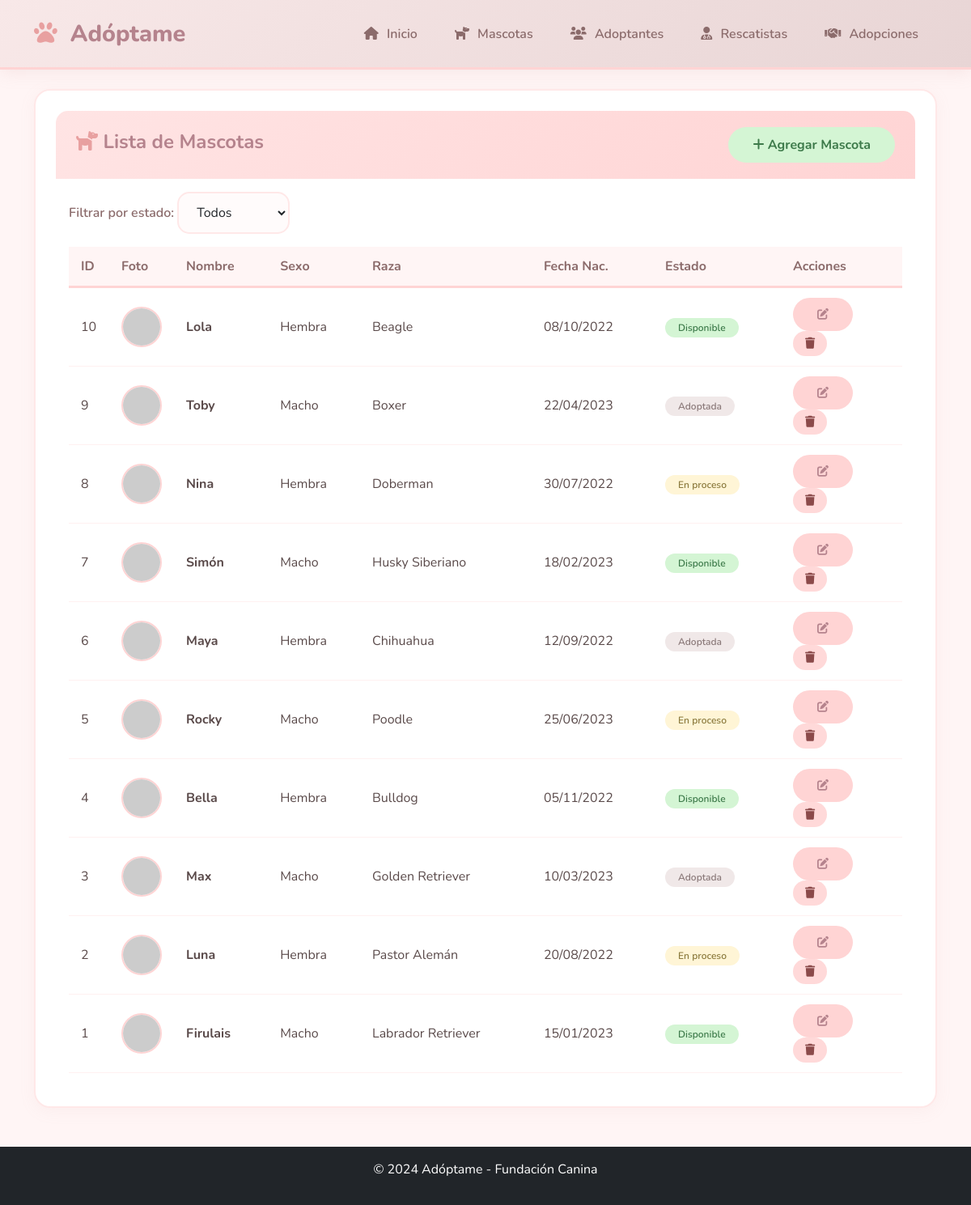
Page /mascotas.php on the committed database.
### tables this page shows
CREATE TABLE Mascota (
    id_mascota INT PRIMARY KEY AUTO_INCREMENT,
    nombre VARCHAR(50) NOT NULL,
    id_sexo INT,
    id_raza INT,
    fecha_nacimiento DATE,
    id_estado_adopcion INT,
    imagen VARCHAR(255) NULL,   
    FOREIGN KEY (id_sexo) REFERENCES Sexo(id_sexo),
    FOREIGN KEY (id_raza) REFERENCES Raza(id_raza),
    FOREIGN KEY (id_estado_adopcion) REFERENCES EstadoAdopcion(id_estado_adopcion)
);

CREATE TABLE Sexo (
    id_sexo INT PRIMARY KEY AUTO_INCREMENT,
    descripcion VARCHAR(20) NOT NULL
);

CREATE TABLE Raza (
    id_raza INT PRIMARY KEY AUTO_INCREMENT,
    descripcion VARCHAR(50) NOT NULL
);

CREATE TABLE EstadoAdopcion (
    id_estado_adopcion INT PRIMARY KEY AUTO_INCREMENT,
    descripcion VARCHAR(30) NOT NULL
);

### mascotas.php (the view, shortened to what this page needs)
<?php
include 'config.php';
include 'header.php';
?>
<div class="container mt-4">
    <div class="table-container">
        <div class="card-header d-flex justify-content-between align-items-center">
            <h4><i class="fas fa-dog" style="color: #E8A0A0;"></i> Lista de Mascotas</h4>
            <a href="mascota_agregar.php" class="btn btn-pastel-success">
                <i class="fas fa-plus"></i> Agregar Mascota
            </a>
        </div>
        <div class="p-3">
            <div class="mb-3">
                <label class="form-label">Filtrar por estado:</label>
                <select class="form-select w-auto d-inline-block" onchange="window.location.href='mascotas.php?estado='+this.value">
                    <option value="">Todos</option>
                </select>
            </div>
            <div class="table-responsive">
                <table class="table">
                    <thead>
                        <tr>
                            <th style="width: 50px;">ID</th>
                            <th style="width: 80px;">Foto</th>
                            <th>Nombre</th>
                            <th>Sexo</th>
                            <th>Raza</th>
                            <th>Fecha Nac.</th>
                            <th>Estado</th>
                            <th style="width: 150px;">Acciones</th>
                        </tr>
                    </thead>
                    <tbody>
                        <?php
                        $where = '';
                        $sql = "SELECT m.id_mascota, m.nombre, m.fecha_nacimiento, m.imagen,
                                       s.descripcion as sexo, r.descripcion as raza, e.descripcion as estado
                                FROM Mascota m
                                LEFT JOIN Sexo s ON m.id_sexo = s.id_sexo
                                LEFT JOIN Raza r ON m.id_raza = r.id_raza
                                LEFT JOIN EstadoAdopcion e ON m.id_estado_adopcion = e.id_estado_adopcion
                                $where
                                ORDER BY m.id_mascota DESC";
                        $result = $conexion->query($sql);
                        while($row = $result->fetch_assoc()):
                            $badge_class = $row['estado'] == 'Disponible' ? 'badge-pastel-success' :
                                          ($row['estado'] == 'En proceso' ? 'badge-pastel-warning' : 'badge-pastel-secondary');
                            $imagen = ($row['imagen'] && file_exists(UPLOAD_DIR . $row['imagen']))
                                    ? UPLOAD_DIR . $row['imagen']
                                    : 'https://ui-avatars.com/api/?name=' . urlencode($row['nombre']) . '&background=FFD4D4&color=8B5A6B&size=60';
                        ?>
                        <tr>
                            <td><?php echo $row['id_mascota']; ?></td>
                            <td>
                                <img src="<?php echo $imagen; ?>"
                                     alt="<?php echo $row['nombre']; ?>"
                                     style="width: 50px; height: 50px; object-fit: cover; border-radius: 50%; border: 2px solid #FFD4D4;">
                            </td>
                            <td><strong><?php echo $row['nombre']; ?></strong></td>
                            <td><?php echo $row['sexo'] ?: '—'; ?></td>
                            <td><?php echo $row['raza'] ?: '—'; ?></td>
                            <td><?php echo $row['fecha_nacimiento'] ? date('d/m/Y', strtotime($row['fecha_nacimiento'])) : '—'; ?></td>
                            <td>
                                <span class="badge <?php echo $badge_class; ?>">
                                    <?php echo $row['estado'] ?: 'Sin estado'; ?>
                                </span>
                            </td>
                            <td>
                                <a href="mascota_editar.php?id=<?php echo $row['id_mascota']; ?>"
                                   class="btn btn-sm btn-pastel-primary" title="Editar">
                                    <i class="fas fa-edit"></i>
                                </a>
                                <a href="mascotas.php?eliminar=<?php echo $row['id_mascota']; ?>"
                                   class="btn btn-sm btn-pastel-danger" title="Eliminar"
                                   onclick="return confirm('¿Estás seguro de eliminar esta mascota?')">
                                    <i class="fas fa-trash"></i>
                                </a>
                            </td>
                        </tr>
                        <?php endwhile; ?>
                    </tbody>
                </table>
            </div>
        </div>
    </div>
</div>
<?php include 'footer.php'; ?>

### header.php (shortened to what this page needs)
<!DOCTYPE html>
<html lang="es">
<head>
    <link href="https://cdn.jsdelivr.net/npm/bootstrap@5.3.0/dist/css/bootstrap.min.css" rel="stylesheet">
    <link href="https://cdnjs.cloudflare.com/ajax/libs/font-awesome/6.0.0/css/all.min.css" rel="stylesheet">
</head>
<body>
    <nav class="navbar navbar-expand-lg navbar-custom">
        <div class="container">
            <a class="navbar-brand" href="index.php">
                <i class="fas fa-paw"></i> Adóptame
            </a>
            <div class="collapse navbar-collapse" id="navbarNav">
                <ul class="navbar-nav ms-auto">
                    <li class="nav-item">
                        <a class="nav-link" href="index.php">
                            <i class="fas fa-home"></i> Inicio
                        </a>
                    </li>
                    <li class="nav-item">
                        <a class="nav-link" href="mascotas.php">
                            <i class="fas fa-dog"></i> Mascotas
                        </a>
                    </li>
                    <li class="nav-item">
                        <a class="nav-link" href="adoptantes.php">
                            <i class="fas fa-users"></i> Adoptantes
                        </a>
                    </li>
                    <li class="nav-item">
                        <a class="nav-link" href="rescatistas.php">
                            <i class="fas fa-user-md"></i> Rescatistas
                        </a>
                    </li>
                    <li class="nav-item">
                        <a class="nav-link" href="adopciones.php">
                            <i class="fas fa-handshake"></i> Adopciones
                        </a>
                    </li>
                </ul>
            </div>
        </div>
    </nav>
    <main>

### footer.php (shortened to what this page needs)
<footer class="bg-dark text-white text-center py-3 mt-5">
    <p>© 2024 Adóptame - Fundación Canina</p>
</footer>
</body>
</html>

### header.php (style rules this page uses)
* { font-family: 'Nunito', sans-serif; }
body { background: #FFF5F5; min-height: 100vh; }
.navbar-custom { background: linear-gradient(135deg, #F8E8E8 0%, #E8D5D5 100%); box-shadow: 0 4px 20px rgba(200, 150, 150, 0.15); padding: 15px 0; border-bottom: 3px solid #FFD4D4; }
.navbar-custom .navbar-brand { font-weight: 800; font-size: 1.8rem; color: #B5838D !important; transition: all 0.3s; }
.navbar-custom .navbar-brand i { color: #E8A0A0; margin-right: 8px; }
.navbar-custom .nav-link { font-weight: 600; color: #8B6B6B !important; padding: 8px 20px !important; border-radius: 25px; transition: all 0.3s; margin: 0 3px; }
.navbar-custom .nav-link i { margin-right: 6px; }
.table-container { background: white; border-radius: 20px; padding: 25px; box-shadow: 0 4px 20px rgba(200, 150, 150, 0.08); border: 2px solid #FFE8E8; }
.table-container .card-header { background: linear-gradient(135deg, #FFE4E4, #FFD4D4); border-radius: 15px 15px 0 0; padding: 20px 25px; border: none; }
.table-container .card-header h4 { color: #B5838D; font-weight: 700; }
.table { margin: 0; }
.table thead th { background: #FFF5F5; color: #8B6B6B; font-weight: 700; border-bottom: 3px solid #FFD4D4; padding: 12px 15px; }
.table tbody tr { transition: all 0.3s; border-bottom: 1px solid #FFF0F0; }
.table tbody td { padding: 12px 15px; color: #5A4A4A; vertical-align: middle; }
.badge-pastel-success { background: #D4F5D4; color: #3D7A4A; padding: 6px 16px; border-radius: 20px; font-weight: 600; }
.badge-pastel-warning { background: #FFF5D6; color: #8B7A3D; padding: 6px 16px; border-radius: 20px; font-weight: 600; }
.badge-pastel-secondary { background: #F0E8E8; color: #8B7A7A; padding: 6px 16px; border-radius: 20px; font-weight: 600; }
.btn-pastel-primary { background: #FFD4D4; color: #B5838D; border: none; border-radius: 25px; padding: 10px 30px; font-weight: 700; transition: all 0.3s; }
.btn-pastel-success { background: #D4F5D4; color: #3D7A4A; border: none; border-radius: 25px; padding: 10px 30px; font-weight: 700; transition: all 0.3s; }
.form-label { font-weight: 600; color: #8B6B6B; }
.form-control, .form-select { border-radius: 15px; border: 2px solid #FFE8E8; padding: 12px 18px; transition: all 0.3s; background: #FFFBFB; }
select.form-select { appearance: auto; }

### mascotas.php (style rules this page uses)
.btn-pastel-danger { background: #FFD9D9; color: #8B4A4A; border: none; border-radius: 20px; padding: 5px 15px; transition: all 0.3s; }

### rows in the picture
mascota: id_mascota "10", nombre "Lola", id_sexo.descripcion "Hembra", id_raza.descripcion "Beagle", fecha_nacimiento "08/10/2022", id_estado_adopcion.descripcion "Disponible"
mascota: id_mascota "9", nombre "Toby", id_sexo.descripcion "Macho", id_raza.descripcion "Boxer", fecha_nacimiento "22/04/2023", id_estado_adopcion.descripcion "Adoptada"
mascota: id_mascota "8", nombre "Nina", id_sexo.descripcion "Hembra", id_raza.descripcion "Doberman", fecha_nacimiento "30/07/2022", id_estado_adopcion.descripcion "En proceso"
mascota: id_mascota "7", nombre "Simón", id_sexo.descripcion "Macho", id_raza.descripcion "Husky Siberiano", fecha_nacimiento "18/02/2023", id_estado_adopcion.descripcion "Disponible"
mascota: id_mascota "6", nombre "Maya", id_sexo.descripcion "Hembra", id_raza.descripcion "Chihuahua", fecha_nacimiento "12/09/2022", id_estado_adopcion.descripcion "Adoptada"
mascota: id_mascota "5", nombre "Rocky", id_sexo.descripcion "Macho", id_raza.descripcion "Poodle", fecha_nacimiento "25/06/2023", id_estado_adopcion.descripcion "En proceso"
mascota: id_mascota "4", nombre "Bella", id_sexo.descripcion "Hembra", id_raza.descripcion "Bulldog", fecha_nacimiento "05/11/2022", id_estado_adopcion.descripcion "Disponible"
mascota: id_mascota "3", nombre "Max", id_sexo.descripcion "Macho", id_raza.descripcion "Golden Retriever", fecha_nacimiento "10/03/2023", id_estado_adopcion.descripcion "Adoptada"
mascota: id_mascota "2", nombre "Luna", id_sexo.descripcion "Hembra", id_raza.descripcion "Pastor Alemán", fecha_nacimiento "20/08/2022", id_estado_adopcion.descripcion "En proceso"
mascota: id_mascota "1", nombre "Firulais", id_sexo.descripcion "Macho", id_raza.descripcion "Labrador Retriever", fecha_nacimiento "15/01/2023", id_estado_adopcion.descripcion "Disponible"
